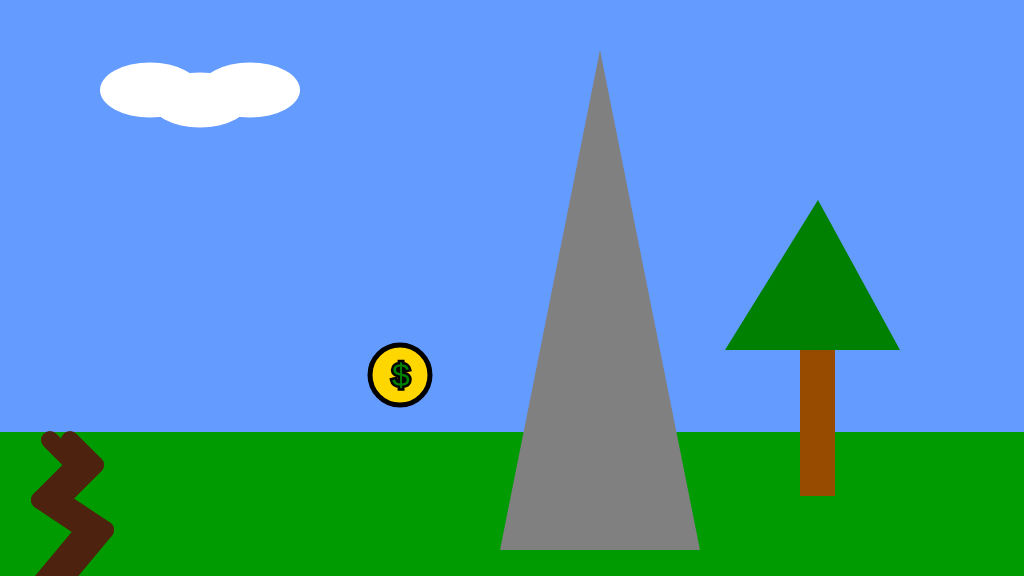
Frame 1 (no input)
Frame 60 (no input): identical to frame 1, image omitted
Frame 120 (the mouse pressed at the canvas centre since frame 60): identical to frame 1, image omitted

The p5.js sketch that drew this single still picture (run headless with seeded random() and noise() and a simulated clock; from frame 60 on, the mouse is pressed at the canvas centre):

// p5.js sketch
// ── sketch.js
function setup() {
    createCanvas(1024, 576);
}

function draw() {
    background(100, 155, 255); // fill the sky blue

    noStroke();
    fill(0, 155, 0);
    rect(0, 432, 1024, 144); // draw some green ground

    // 1. a cloud in the sky
    noStroke();
    fill(255);
    ellipse(200, 100, 100, 55);
    ellipse(150, 90, 100, 55);
    ellipse(250, 90, 100, 55);

    // 2. a mountain in the distance
    noStroke();
    fill(128, 128, 128);
    triangle(600, 50, 500, 550, 700, 550);

    // 3. a tree
    noStroke();
    fill(150, 75, 0);
    rect(800, 346, 35, 150);
    fill(0, 128, 0);
    triangle(818, 200, 725, 350, 900, 350);

    // 4. a canyon
    stroke(77, 34, 14);
    strokeWeight(18); 
    fill(76, 109, 27);
    line(50, 440, 75, 465);
	line(75,465,40,500)
	line(40,500,85,530)
	line(85,530,10,620)

	stroke(77, 34, 14);
    strokeWeight(18); 
    fill(76, 109, 27);
    line(70, 440, 95, 465);
	line(95,465,60,500)
	line(60,500,105,530)
	line(105,530,30,620)

    // 5. a collectable token - e.g. a jewel, fruit, coins
    stroke(0, 0, 0);
	strokeWeight(5);
    fill(255, 215, 0);
    ellipse(400, 375, 60, 60);

    textSize(32);
    fill(0, 128, 0);
    text('$', 392, 386);
}
